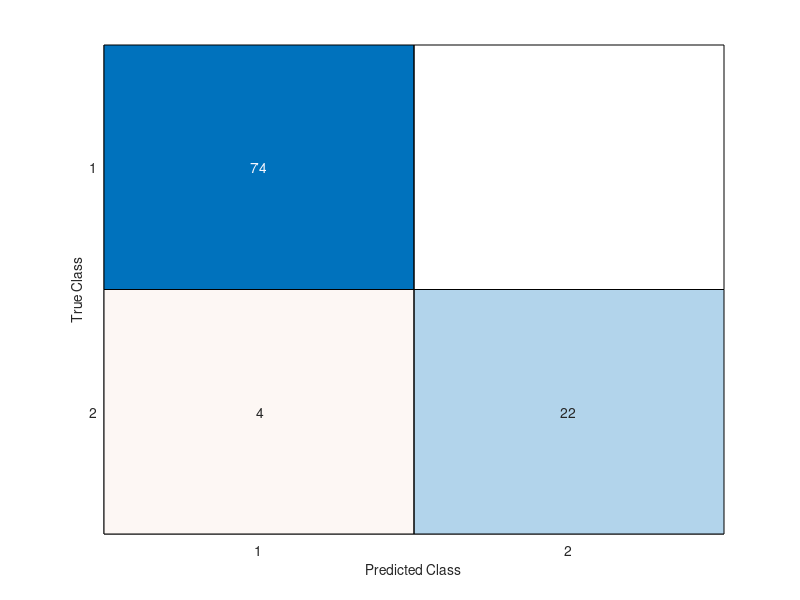
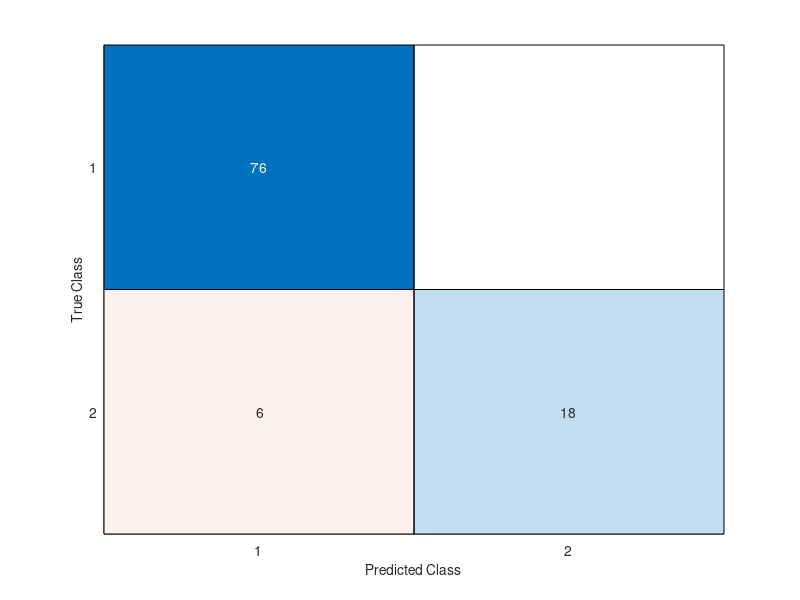
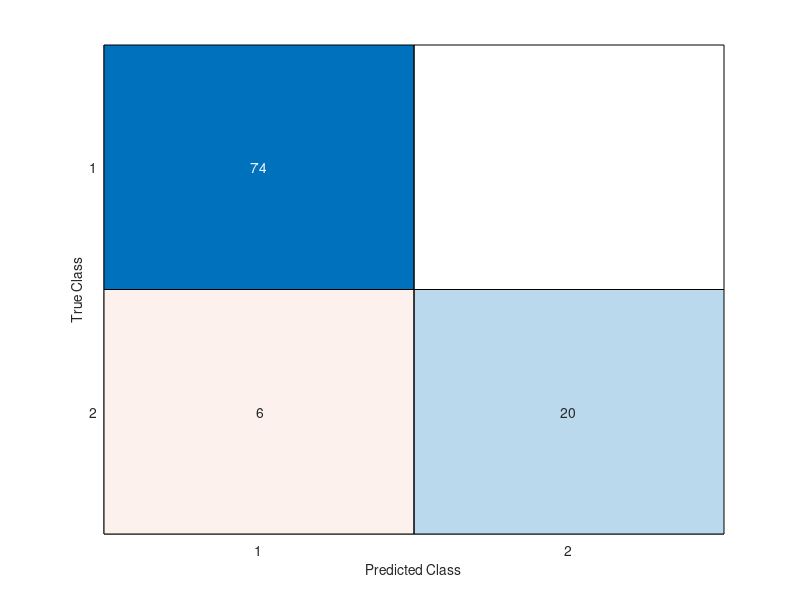

The MATLAB script that drew these images, in order:
%% SCRIPT CALCOLO CONFUSION MATRIX 
% SHOULDER

%% Es1
clc
clear all

load('real_class_shoulder_es1');
load('predicted_class_shoulder_es1');

realS = real_class_shoulder_es1;
predS = predicted_class_shoulder_es1;

C_shoulder1 = confusionmat(realS,predS);

%trasformo in percentuale i risultati della confusion matrix
tot = length(realS);
C_shoulder1(:) = (C_shoulder1(:)*100)/tot;

%rappresentazione confusion matrix (i valori sono in %)
confusionchart(C_shoulder1)

%% Es2
clc
clear all

load('real_class_shoulder_es2');
load('predicted_class_shoulder_es2');

realS = real_class_shoulder_es2;
predS = predicted_class_shoulder_es2;

C_shoulder2 = confusionmat(realS,predS);

%trasformo in percentuale i risultati della confusion matrix
tot = length(realS);
C_shoulder2(:) = (C_shoulder2(:)*100)/tot;

%rappresentazione confusion matrix (i valori sono in %)
confusionchart(C_shoulder2)

%% Es3 
clc
clear all

load('real_class_shoulder_es3');
load('predicted_class_shoulder_es3');

realS = real_class_shoulder_es3;
predS = predicted_class_shoulder_es3;

C_shoulder3 = confusionmat(realS,predS);

%trasformo in percentuale i risultati della confusion matrix
tot = length(realS);
C_shoulder3(:) = (C_shoulder3(:)*100)/tot;

%rappresentazione confusion matrix (i valori sono in %)
confusionchart(C_shoulder3)
%


